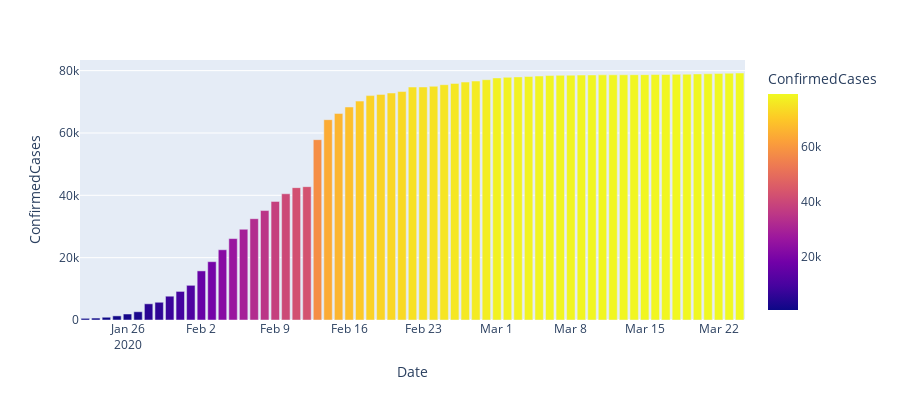

Source (notebook cell):
### Code cell
temp = train_df.loc[(train_df["Country/Region"]=="China")].groupby(["Date"])["ConfirmedCases"].sum().reset_index()
fig = px.bar(temp, x='Date', y='ConfirmedCases',
             hover_data=['ConfirmedCases'], color='ConfirmedCases',
             labels={'pop':'Total Number of confirmed Cases'}, height=400)
fig.show()
